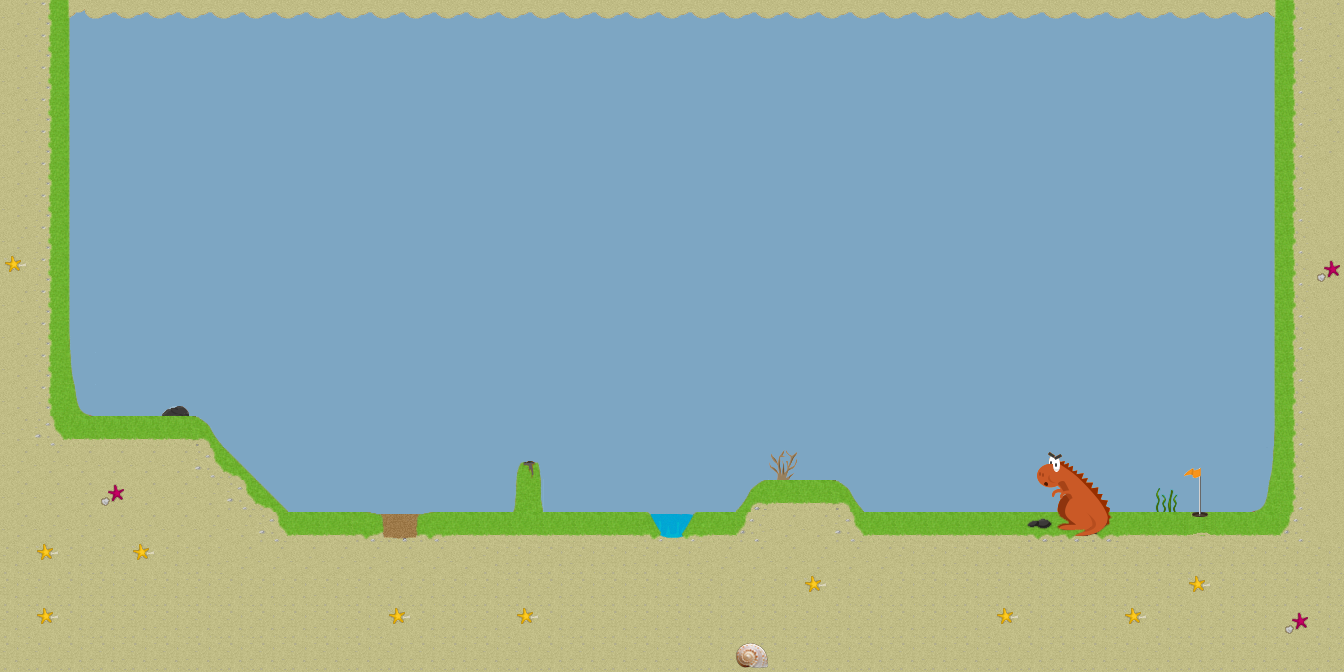

This is a level from a 2D game, rendered from its Tiled map with the project's own tilesets. A one-line summary and the map file follow, with tile-layer data summarised:
An orthogonal 42x21 tile map with 32x32 px tiles, 1 tile layer (Tile Layer 1).

<map version="1.0" orientation="orthogonal" renderorder="right-down" width="42" height="21" tilewidth="32" tileheight="32" nextobjectid="1">
 <properties>
  <property name="ball_destroying_indexes" value="8,71,72,73,74,75,102,103,104,105,121,122,123,124,125,126,127,128,129,130,131,132" />
  <property name="ball_start_position_x" value="4" />
  <property name="ball_start_position_y" value="8" />
  <property name="force_applying_indexes" value="10,13,25,28" />
  <property name="hole_index" value="55" />
  <property name="par" value="4" />
  <property name="slow_down_indexes" value="5,87,89,90,106,117" />
 </properties>
 <tileset firstgid="1" name="tiles" tilewidth="32" tileheight="32" spacing="2">
  <image source="../packer/level2.png" width="512" height="512" />
  <tile id="4">
   <properties>
    <property name="colision_sound" value="ash.mp3" />
    <property name="depth" value="0.2" />
    <property name="obstacle_file" value="5.png" />
   </properties>
  </tile>
  <tile id="7">
   <properties>
    <property name="colision_sound" value="magma_plum.mp3" />
    <property name="destroy_position_offset" value="0.2" />
    <property name="fall_velocity" value="-0.8" />
    <property name="obstacle_file" value="8.png" />
   </properties>
  </tile>
  <tile id="9">
   <properties>
    <property name="angle" value="62" />
    <property name="colision_sound" value="wind.mp3" />
    <property name="intensity" value="250" />
    <property name="range" value="3" />
    <property name="type" value="1" />
    <property name="x_first_arm_angle" value="0" />
    <property name="x_force_beggining" value="25" />
    <property name="y_first_arm_angle" value="18" />
    <property name="y_force_beggining" value="28" />
   </properties>
  </tile>
  <tile id="12">
   <properties>
    <property name="angle" value="45" />
    <property name="colision_sound" value="wind.mp3" />
    <property name="intensity" value="200" />
    <property name="range" value="2" />
    <property name="type" value="1" />
    <property name="x_first_arm_angle" value="2" />
    <property name="x_force_beggining" value="23" />
    <property name="y_first_arm_angle" value="17" />
    <property name="y_force_beggining" value="26" />
   </properties>
  </tile>
  <tile id="24">
   <properties>
    <property name="angle" value="62" />
    <property name="colision_sound" value="wind.mp3" />
    <property name="intensity" value="250" />
    <property name="range" value="3" />
    <property name="type" value="1" />
    <property name="x_first_arm_angle" value="0" />
    <property name="x_force_beggining" value="25" />
    <property name="y_first_arm_angle" value="18" />
    <property name="y_force_beggining" value="28" />
   </properties>
  </tile>
  <tile id="54">
   <properties>
    <property name="hole_file" value="55.png" />
   </properties>
  </tile>
  <tile id="70">
   <properties>
    <property name="destroy_position_offset" value="-1" />
    <property name="fall_velocity" value="-0.8" />
    <property name="obstacle_file" value="71.png" />
   </properties>
  </tile>
  <tile id="71">
   <properties>
    <property name="destroy_position_offset" value="-1" />
    <property name="fall_velocity" value="-0.8" />
    <property name="obstacle_file" value="72.png" />
   </properties>
  </tile>
  <tile id="72">
   <properties>
    <property name="destroy_position_offset" value="0.05" />
    <property name="fall_velocity" value="-0.8" />
    <property name="obstacle_file" value="73.png" />
   </properties>
  </tile>
  <tile id="73">
   <properties>
    <property name="destroy_position_offset" value="0.05" />
    <property name="fall_velocity" value="-0.8" />
    <property name="obstacle_file" value="74.png" />
   </properties>
  </tile>
  <tile id="74">
   <properties>
    <property name="destroy_position_offset" value="0.05" />
    <property name="fall_velocity" value="-0.8" />
    <property name="obstacle_file" value="75.png" />
   </properties>
  </tile>
  <tile id="86">
   <properties>
    <property name="colision_sound" value="ash.mp3" />
    <property name="depth" value="0.2" />
    <property name="obstacle_file" value="87.png" />
   </properties>
  </tile>
  <tile id="88">
   <properties>
    <property name="colision_sound" value="ash.mp3" />
    <property name="depth" value="0.2" />
    <property name="obstacle_file" value="89.png" />
   </properties>
  </tile>
  <tile id="89">
   <properties>
    <property name="colision_sound" value="ash.mp3" />
    <property name="depth" value="0.2" />
    <property name="obstacle_file" value="90.png" />
   </properties>
  </tile>
  <tile id="101">
   <properties>
    <property name="colision_sound" value="magma_plum.mp3" />
    <property name="destroy_position_offset" value="-1" />
    <property name="fall_velocity" value="-0.8" />
    <property name="obstacle_file" value="102.png" />
   </properties>
  </tile>
  <tile id="102">
   <properties>
    <property name="destroy_position_offset" value="-1" />
    <property name="fall_velocity" value="-0.8" />
    <property name="obstacle_file" value="103.png" />
   </properties>
  </tile>
  <tile id="103">
   <properties>
    <property name="colision_sound" value="magma_plum.mp3" />
    <property name="destroy_position_offset" value="0.2" />
    <property name="fall_velocity" value="-0.8" />
    <property name="obstacle_file" value="104.png" />
   </properties>
  </tile>
  <tile id="104">
   <properties>
    <property name="colision_sound" value="magma_plum.mp3" />
    <property name="destroy_position_offset" value="0.2" />
    <property name="fall_velocity" value="-0.8" />
    <property name="obstacle_file" value="105.png" />
   </properties>
  </tile>
  <tile id="105">
   <properties>
    <property name="colision_sound" value="ash.mp3" />
    <property name="depth" value="0.2" />
    <property name="obstacle_file" value="106.png" />
   </properties>
  </tile>
  <tile id="116">
   <properties>
    <property name="colision_sound" value="ash.mp3" />
    <property name="depth" value="0.2" />
    <property name="obstacle_file" value="117.png" />
   </properties>
  </tile>
  <tile id="120">
   <properties>
    <property name="colision_sound" value="magma_plum.mp3" />
    <property name="destroy_position_offset" value="-1" />
    <property name="fall_velocity" value="-0.8" />
    <property name="obstacle_file" value="118.png" />
   </properties>
  </tile>
  <tile id="121">
   <properties>
    <property name="destroy_position_offset" value="-1" />
    <property name="fall_velocity" value="-0.8" />
    <property name="obstacle_file" value="119.png" />
   </properties>
  </tile>
  <tile id="122">
   <properties>
    <property name="destroy_position_offset" value="-1" />
    <property name="fall_velocity" value="-0.8" />
    <property name="obstacle_file" value="120.png" />
   </properties>
  </tile>
  <tile id="123">
   <properties>
    <property name="destroy_position_offset" value="0.3" />
    <property name="fall_velocity" value="-0.8" />
    <property name="obstacle_file" value="121.png" />
   </properties>
  </tile>
  <tile id="124">
   <properties>
    <property name="destroy_position_offset" value="0.3" />
    <property name="fall_velocity" value="-0.8" />
    <property name="obstacle_file" value="122.png" />
   </properties>
  </tile>
  <tile id="125">
   <properties>
    <property name="destroy_position_offset" value="0.3" />
    <property name="fall_velocity" value="-0.8" />
    <property name="obstacle_file" value="123.png" />
   </properties>
  </tile>
  <tile id="126">
   <properties>
    <property name="destroy_position_offset" value="-1" />
    <property name="fall_velocity" value="-0.8" />
    <property name="obstacle_file" value="124.png" />
   </properties>
  </tile>
  <tile id="127">
   <properties>
    <property name="destroy_position_offset" value="0.3" />
    <property name="fall_velocity" value="-0.8" />
    <property name="obstacle_file" value="125.png" />
   </properties>
  </tile>
  <tile id="128">
   <properties>
    <property name="destroy_position_offset" value="0.3" />
    <property name="fall_velocity" value="-0.8" />
    <property name="obstacle_file" value="126.png" />
   </properties>
  </tile>
  <tile id="129">
   <properties>
    <property name="destroy_position_offset" value="0.3" />
    <property name="fall_velocity" value="-0.8" />
    <property name="obstacle_file" value="127.png" />
   </properties>
  </tile>
  <tile id="130">
   <properties>
    <property name="destroy_position_offset" value="-1" />
    <property name="fall_velocity" value="-0.8" />
    <property name="obstacle_file" value="128.png" />
   </properties>
  </tile>
  <tile id="131">
   <properties>
    <property name="colision_sound" value="magma_plum.mp3" />
    <property name="destroy_position_offset" value="-1" />
    <property name="fall_velocity" value="-0.8" />
    <property name="obstacle_file" value="129.png" />
   </properties>
  </tile>
 </tileset>
 <layer name="Tile Layer 1" width="42" height="21">
  <data>[882 cells, 882 non-empty, 47 distinct tile ids]</data>
 </layer>
</map>
